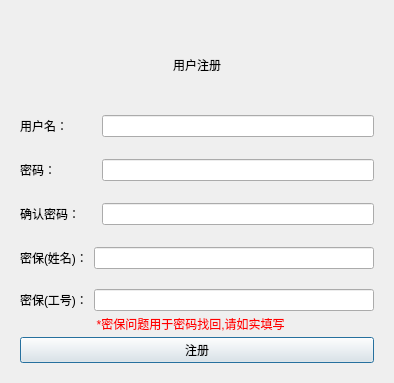
<?xml version="1.0" encoding="UTF-8"?>
<ui version="4.0">
 <class>Dialog</class>
 <widget class="QDialog" name="Dialog">
  <property name="geometry">
   <rect>
    <x>0</x>
    <y>0</y>
    <width>390</width>
    <height>383</height>
   </rect>
  </property>
  <property name="maximumSize">
   <size>
    <width>390</width>
    <height>383</height>
   </size>
  </property>
  <property name="windowTitle">
   <string>Dialog</string>
  </property>
  <layout class="QVBoxLayout" name="verticalLayout">
   <item>
    <widget class="QWidget" name="widget" native="true">
     <layout class="QVBoxLayout" name="verticalLayout_2">
      <item alignment="Qt::AlignHCenter">
       <widget class="QLabel" name="label">
        <property name="styleSheet">
         <string notr="true">font: 700 18pt &quot;Yu Gothic UI&quot;;</string>
        </property>
        <property name="text">
         <string>用户注册</string>
        </property>
       </widget>
      </item>
      <item>
       <layout class="QHBoxLayout" name="horizontalLayout_3">
        <item>
         <widget class="QLabel" name="username_label">
          <property name="text">
           <string>用户名：</string>
          </property>
         </widget>
        </item>
        <item>
         <widget class="QLineEdit" name="username_edit">
          <property name="maximumSize">
           <size>
            <width>272</width>
            <height>16777215</height>
           </size>
          </property>
          <property name="placeholderText">
           <string/>
          </property>
         </widget>
        </item>
       </layout>
      </item>
      <item>
       <layout class="QHBoxLayout" name="horizontalLayout_11">
        <property name="spacing">
         <number>6</number>
        </property>
        <item>
         <spacer name="horizontalSpacer_5">
          <property name="orientation">
           <enum>Qt::Horizontal</enum>
          </property>
          <property name="sizeType">
           <enum>QSizePolicy::Fixed</enum>
          </property>
          <property name="sizeHint" stdset="0">
           <size>
            <width>68</width>
            <height>10</height>
           </size>
          </property>
         </spacer>
        </item>
        <item>
         <widget class="QLabel" name="checkMessage_username">
          <property name="maximumSize">
           <size>
            <width>287</width>
            <height>10</height>
           </size>
          </property>
          <property name="text">
           <string/>
          </property>
         </widget>
        </item>
       </layout>
      </item>
      <item>
       <layout class="QHBoxLayout" name="horizontalLayout_12">
        <item>
         <widget class="QLabel" name="password_label">
          <property name="sizePolicy">
           <sizepolicy hsizetype="Fixed" vsizetype="Preferred">
            <horstretch>0</horstretch>
            <verstretch>0</verstretch>
           </sizepolicy>
          </property>
          <property name="maximumSize">
           <size>
            <width>81</width>
            <height>16777215</height>
           </size>
          </property>
          <property name="text">
           <string>密码：</string>
          </property>
         </widget>
        </item>
        <item>
         <widget class="QLineEdit" name="password_temp">
          <property name="maximumSize">
           <size>
            <width>272</width>
            <height>16777215</height>
           </size>
          </property>
          <property name="echoMode">
           <enum>QLineEdit::Password</enum>
          </property>
         </widget>
        </item>
       </layout>
      </item>
      <item>
       <layout class="QHBoxLayout" name="horizontalLayout_13">
        <item>
         <spacer name="horizontalSpacer_6">
          <property name="orientation">
           <enum>Qt::Horizontal</enum>
          </property>
          <property name="sizeType">
           <enum>QSizePolicy::Fixed</enum>
          </property>
          <property name="sizeHint" stdset="0">
           <size>
            <width>68</width>
            <height>10</height>
           </size>
          </property>
         </spacer>
        </item>
        <item>
         <widget class="QLabel" name="checkMessage_password">
          <property name="maximumSize">
           <size>
            <width>287</width>
            <height>10</height>
           </size>
          </property>
          <property name="text">
           <string/>
          </property>
         </widget>
        </item>
       </layout>
      </item>
      <item>
       <layout class="QHBoxLayout" name="horizontalLayout_14">
        <item>
         <widget class="QLabel" name="confirm_label">
          <property name="sizePolicy">
           <sizepolicy hsizetype="Fixed" vsizetype="Preferred">
            <horstretch>0</horstretch>
            <verstretch>0</verstretch>
           </sizepolicy>
          </property>
          <property name="minimumSize">
           <size>
            <width>68</width>
            <height>0</height>
           </size>
          </property>
          <property name="maximumSize">
           <size>
            <width>76</width>
            <height>16777215</height>
           </size>
          </property>
          <property name="text">
           <string>确认密码：</string>
          </property>
         </widget>
        </item>
        <item>
         <widget class="QLineEdit" name="confirm_temp">
          <property name="maximumSize">
           <size>
            <width>272</width>
            <height>16777215</height>
           </size>
          </property>
          <property name="text">
           <string/>
          </property>
          <property name="echoMode">
           <enum>QLineEdit::Password</enum>
          </property>
         </widget>
        </item>
       </layout>
      </item>
      <item>
       <layout class="QHBoxLayout" name="horizontalLayout_15">
        <item>
         <spacer name="horizontalSpacer_7">
          <property name="orientation">
           <enum>Qt::Horizontal</enum>
          </property>
          <property name="sizeType">
           <enum>QSizePolicy::Fixed</enum>
          </property>
          <property name="sizeHint" stdset="0">
           <size>
            <width>68</width>
            <height>10</height>
           </size>
          </property>
         </spacer>
        </item>
        <item>
         <widget class="QLabel" name="checkMessage_confirm">
          <property name="maximumSize">
           <size>
            <width>287</width>
            <height>10</height>
           </size>
          </property>
          <property name="text">
           <string/>
          </property>
         </widget>
        </item>
       </layout>
      </item>
      <item>
       <layout class="QHBoxLayout" name="horizontalLayout_16">
        <item>
         <widget class="QLabel" name="question1_label">
          <property name="text">
           <string>密保(姓名)：</string>
          </property>
         </widget>
        </item>
        <item>
         <widget class="QLineEdit" name="question1_edit">
          <property name="maximumSize">
           <size>
            <width>287</width>
            <height>16777215</height>
           </size>
          </property>
         </widget>
        </item>
       </layout>
      </item>
      <item>
       <spacer name="verticalSpacer">
        <property name="orientation">
         <enum>Qt::Vertical</enum>
        </property>
        <property name="sizeType">
         <enum>QSizePolicy::Fixed</enum>
        </property>
        <property name="sizeHint" stdset="0">
         <size>
          <width>354</width>
          <height>14</height>
         </size>
        </property>
       </spacer>
      </item>
      <item>
       <layout class="QHBoxLayout" name="horizontalLayout_17">
        <item>
         <widget class="QLabel" name="question2_label">
          <property name="text">
           <string>密保(工号)：</string>
          </property>
         </widget>
        </item>
        <item>
         <widget class="QLineEdit" name="question2_edit">
          <property name="maximumSize">
           <size>
            <width>287</width>
            <height>16777215</height>
           </size>
          </property>
         </widget>
        </item>
       </layout>
      </item>
      <item>
       <layout class="QHBoxLayout" name="horizontalLayout_18">
        <item>
         <spacer name="horizontalSpacer_8">
          <property name="orientation">
           <enum>Qt::Horizontal</enum>
          </property>
          <property name="sizeType">
           <enum>QSizePolicy::Fixed</enum>
          </property>
          <property name="sizeHint" stdset="0">
           <size>
            <width>70</width>
            <height>14</height>
           </size>
          </property>
         </spacer>
        </item>
        <item>
         <widget class="QLabel" name="tip">
          <property name="maximumSize">
           <size>
            <width>287</width>
            <height>14</height>
           </size>
          </property>
          <property name="styleSheet">
           <string notr="true">color:rgb(255, 0, 0);
font: 8pt &quot;Yu Gothic UI&quot;;</string>
          </property>
          <property name="text">
           <string>  *密保问题用于密码找回,请如实填写</string>
          </property>
         </widget>
        </item>
       </layout>
      </item>
      <item>
       <widget class="QPushButton" name="pushButton">
        <property name="text">
         <string>注册</string>
        </property>
       </widget>
      </item>
     </layout>
    </widget>
   </item>
  </layout>
 </widget>
 <resources/>
 <connections/>
</ui>
